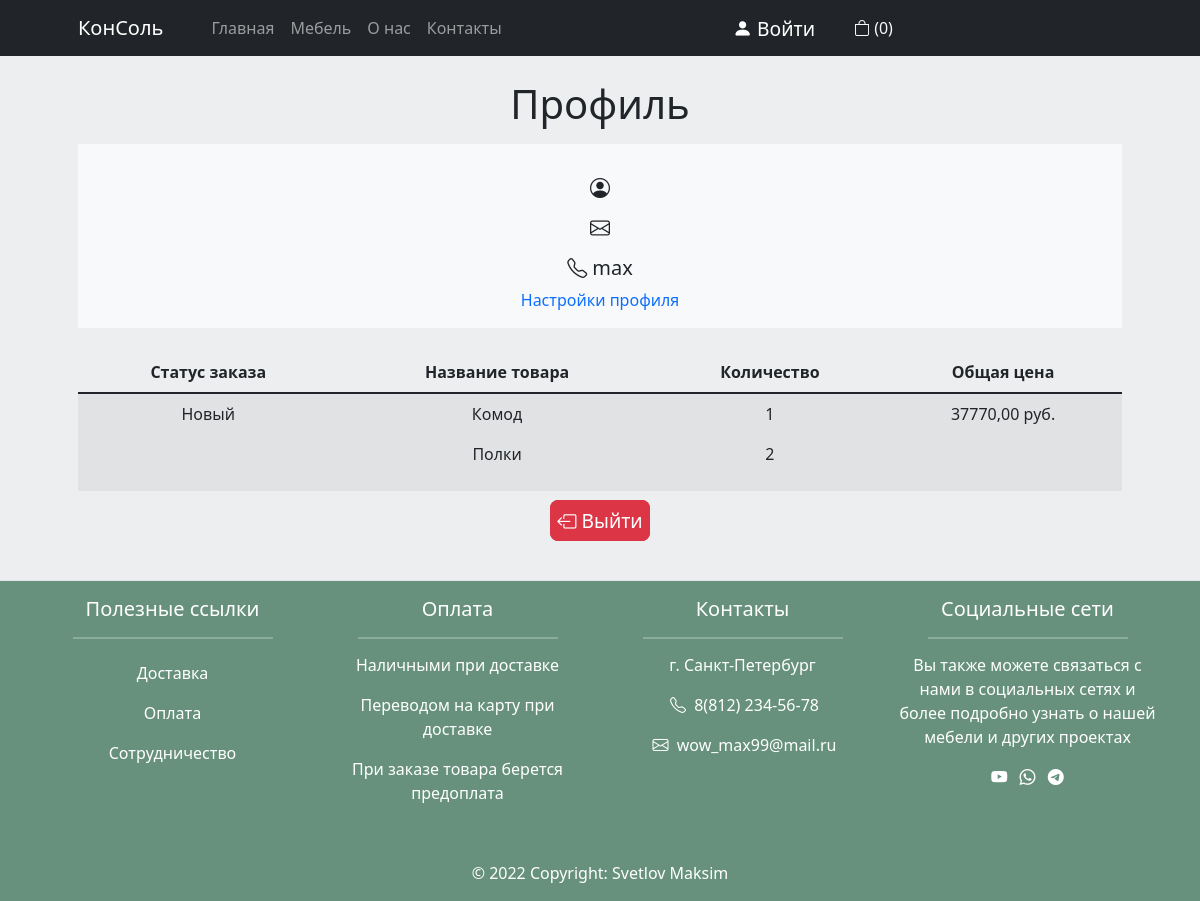
/account/1/, run on an earlier commit of the app's database.
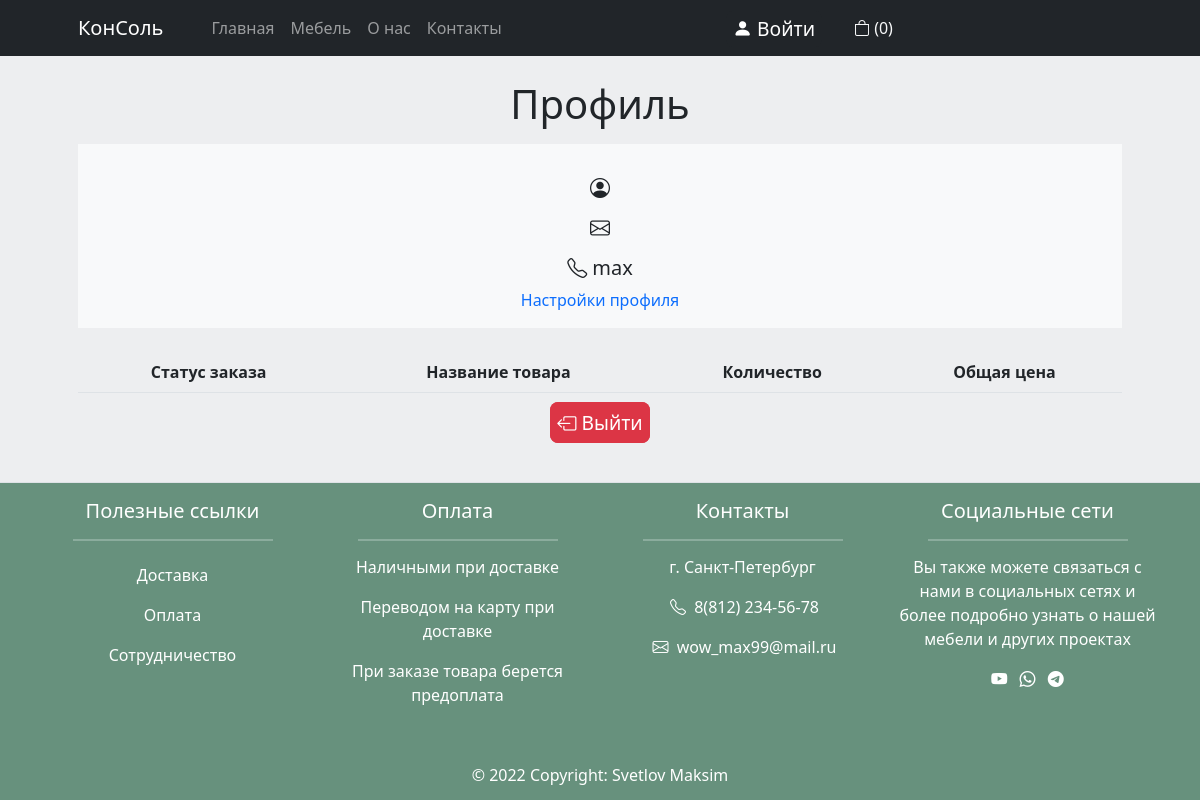
And on a later commit of the database.
### orders/models.py (models this page shows, shortened)
class Order(models.Model):
    user = models.ForeignKey(User, blank=True, null=True, default=None, verbose_name="Пользователь", on_delete=models.CASCADE)
    total_price = models.DecimalField(max_digits=10, decimal_places=2, default=0, verbose_name="Общая цена") #total price for all products in order
    customer_name = models.CharField(max_length=64, blank=True, null=True, default=None, verbose_name="Имя пользователя")
    customer_lastname = models.CharField(max_length=64, blank=True, null=True, default=None, verbose_name="Фамилия пользователя")
    customer_email = models.EmailField(blank=True, null=True, default=None, verbose_name="Почта")
    customer_phone = models.CharField(max_length=48, blank=True, null=True, default=None, verbose_name="Номер телефона")
    customer_address = models.CharField(max_length=128, blank=True, null=True, default=None, verbose_name="Адрес")
    comments = models.TextField(blank=True, null=True, default=None, verbose_name="Пожелание")
    status = models.ForeignKey(Status, verbose_name="Статус", on_delete=models.CASCADE)
    created = models.DateTimeField(auto_now_add=True, auto_now=False, verbose_name="Создан")
    updated = models.DateTimeField(auto_now_add=False, auto_now=True, verbose_name="Изменен")
    class Meta:
        verbose_name = 'Заказ'
        verbose_name_plural = 'Заказы'

class Status(models.Model):
    name = models.CharField(max_length=24, blank=True, null=True, default=None, verbose_name="Статус заказа")
    is_active = models.BooleanField(default=True, verbose_name="Активен")
    created = models.DateTimeField(auto_now_add=True, auto_now=False, verbose_name="Создан")
    updated = models.DateTimeField(auto_now_add=False, auto_now=True, verbose_name="Изменен")
    def __str__(self):
        return self.name
    class Meta:
        verbose_name = 'Статус заказа'
        verbose_name_plural = 'Статусы заказа'

class ProductInOrder(models.Model):
    order = models.ForeignKey(Order, blank=True, null=True, default=None, verbose_name="Заказ", on_delete=models.CASCADE)
    product = models.ForeignKey(Product, blank=True, null=True, default=None, verbose_name="Продукт", on_delete=models.CASCADE)
    count = models.IntegerField(default=1, verbose_name="Количество")
    price_per_item = models.DecimalField(max_digits=10, decimal_places=2, default=0, verbose_name="Цена за единицу")
    total_price = models.DecimalField(max_digits=10, decimal_places=2, default=0, verbose_name="Общая цена")
    is_active = models.BooleanField(default=True, verbose_name="Активен")
    created = models.DateTimeField(auto_now_add=True, auto_now=False, verbose_name="Создан")
    updated = models.DateTimeField(auto_now_add=False, auto_now=True, verbose_name="Изменен")
    class Meta:
        verbose_name = 'Товар в заказе'
        verbose_name_plural = 'Товары в заказе'

### furniture_app/models.py (models this page shows, shortened)
class Product(models.Model):
    category = models.ForeignKey(Category, verbose_name="Категория", on_delete=models.CASCADE)
    title = models.CharField(max_length=255, verbose_name="Название")
    description = models.TextField(verbose_name="Описание", null=True, default=None)
    characters = models.TextField(verbose_name="Характеристики", blank=True, null=True, default=None)
    short_description = models.TextField(verbose_name="Краткое описание", blank=True, null=True, default=None)
    image = models.ImageField(upload_to='products_images/main/', verbose_name="Изображение")
    price = models.DecimalField(max_digits=9, decimal_places=2, verbose_name="Цена")
    slug = models.SlugField(max_length=255, unique=True, db_index=True, verbose_name="URL")
    class Meta:
        verbose_name = "Мебель"
        verbose_name_plural = "Мебель"
        ordering = ['id']

### furniture_app/views.py (the view)
# urls.py: path('account/<int:pk>/', ShowProfilePageView.as_view(), name='user_profile'),
class ShowProfilePageView(DataMixin, DetailView):
    model = User
    template_name = 'furniture_app/user_profile.html'
    context_object_name = 'user'
    def get_context_data(self, *args, **kwargs):
        users = User.objects.all()
        context = super(ShowProfilePageView, self).get_context_data(*args, **kwargs)
        page_user = get_object_or_404(User, id=self.kwargs['pk'])
        user_order = Order.objects.all()
        c_def = self.get_user_context(title="Профиль")
        context['page_user'] = page_user
        context['users'] = users
        context['user_order'] = user_order
        context = dict(list(context.items()) + list(c_def.items()))
        return context

### furniture_app/utils.py (called while the page is built)
    def get_user_context(self, **kwargs):
        context = kwargs
        categories = Category.objects.all()
        products_images = ProductImage.objects.filter(is_active=True, is_main=True)
        context['menu'] = menu
        context['categories'] = categories
        context['products_images'] = products_images
        return context

### orders/context_processors.py (called while the page is built)
def getting_cart_info(request):
    session_key = request.session.session_key
    if not session_key:
        request.session["session_key"] = 123
        request.session.cycle_key()
    products_in_cart = ProductInCart.objects.filter(session_key=session_key, is_active=True, order__isnull=True)
    products_total_count = products_in_cart.count()
    return locals()

### templates/furniture_app/user_profile.html
{% extends 'furniture_app/base.html'%}
{% block content %}
    <div class="margin-page container px-4 text-center px-lg-5">
        <div class="col-sm-12 col-lg-offset-2">
            <h1 class="text-align-center">Профиль</h1>
            <div class="row gx-5 mt-3">
                <div class="col">
                 <div class="p-3 bg-light">
                     <p class="h5 mt-3"><i class="bi bi-person-circle"></i> {{user.first_name}} {{user.last_name}}</p>
                     <p class="h5 mt-3"><i class="bi bi-envelope"></i> {{ user.email }}</p>
                     <p class="h5 mt-3"><i class="bi bi-telephone"></i> {{ user.username }}</p>
                     <a href="{% url 'edit_profile' %}">Настройки профиля</a>
                 </div>
                </div>
            </div>
            <table class="mt-4 table table-striped text-center">
                <thead>
                    <tr>
                        <th>Статус заказа</th>
                        <th>Название товара</th>
                        <th>Количество</th>
                        <th>Общая цена</th>
                    </tr>
                </thead>
                <tbody>
                        {% for u in user.order_set.all %}
                        <tr>
                            <td>
                                {% if u.status %}
                                        <p>{{u.status}}</p>
                                {% endif %}
                            </td>
                            <td class="product-title">
                                {% for i in u.productinorder_set.all %}
                                    <p>{{ i.product.title }}</p>
                                {% endfor %}
                            </td>
                            <td>
                                {% for i in u.productinorder_set.all %}
                                <span class="product-price">
                                    <p>{{ i.count }}</p>
                                </span>
                                {% endfor %}
                            </td>
                            <td>
                                <span class="total-product-in-cart-amount">
                                    <p>{{ u.total_price }} руб.</p>
                                </span>
                            </td>
                        </tr>
                        {% endfor %}
                </tbody>
            </table>
        </div>
        <a href="{% url 'logout' %}" class="login-button btn-danger" role="button">
                <i class="bi bi-box-arrow-left"></i> Выйти
        </a>
    </div>
{% endblock %}

### templates/furniture_app/base.html (shortened to what this page needs)
{% load static %}
<!DOCTYPE html>
<html lang="ru">
    <head>
        <link rel="stylesheet" type="text/css" href="{% static 'css/style.css' %}">
        <link href="https://cdn.jsdelivr.net/npm/bootstrap-icons@1.5.0/font/bootstrap-icons.css" rel="stylesheet" />
        <link rel="stylesheet" href="https://cdn.jsdelivr.net/npm/bootstrap@5.1.3/dist/css/bootstrap.min.css">
    </head>
    <body>
        {% block mainmenu %}
        <nav class="navbar navbar-expand-lg navbar-dark fixed-top bg-dark">
            <div class="container px-4 px-lg-5">
                <a class="navbar-brand" href="{% url 'home' %}">КонСоль</a>
                <div class="collapse navbar-collapse" id="navbarSupportedContent">
                    <ul class="navbar-nav me-auto mb-2 mb-lg-0 ms-lg-4">
                        {% for m in menu %}
                                <li class="nav-item"><a class="nav-link" aria-current="page" href="{% url m.page_url %}">{{ m.title }}</a></li>
                        {% endfor %}
                    </ul>
                        {% if request.user.is_authenticated %}
                            <a href="{% url 'user_profile' user.id %}" class="login-button btn-dark" role="button">
                                    <i class="bi bi-person"></i> Профиль
                            </a>
                        {% else %}
                            <a href="{% url 'login' %}" class="login-button btn-dark" role="button">
                                    <i class="bi bi-person-fill"></i> Войти
                            </a>
                        {% endif %}
                    {% include 'furniture_app/basket.html' %}
                </div>
            </div>
        </nav>
        {% endblock mainmenu %}
        <div class="content">
            {% block content %}
            {% endblock %}
        </div>
    <footer class="page-footer pt-4 my-md-5 pt-md-3 border-top indigo">
        <div class="container">
            <div class="row text-center">
              <div class="col mb-4">
                <h5 class="font-weight-bold mb-2 text-white">Полезные ссылки</h5>
                  <hr class="bg-light accent-3 mb-2 mt-0 d-inline-block mx-auto" style="height:2px; width: 200px">
                <ul class="list-unstyled">
                  <li>
                    <a href="{% url 'about' %}" class="nav-link text-white" aria-current="page">Доставка</a>
                  </li>
                  <li>
                    <a href="{% url 'about' %}" class="nav-link text-white" aria-current="page">Оплата</a>
                  </li>
                  <li>
                    <a href="{% url 'about' %}" class="nav-link text-white" aria-current="page">Сотрудничество</a>
                  </li>
                </ul>
              </div>
              <div class="col mb-4">
                <h5 class="font-weight-bold mb-2 text-white">Оплата</h5>
                  <hr class="bg-light accent-3 mb-2 mt-0 d-inline-block mx-auto" style="height:2px; width: 200px">
                    <p class="text-white">Наличными при доставке</p>
                    <p class="text-white">Переводом на карту при доставке</p>
                    <p class="text-white">При заказе товара берется предоплата</p>
              </div>
              <div class="col mb-4">
                <h5 class="font-weight-bold mb-2 text-white">Контакты</h5>
                  <hr class="bg-light accent-3 mb-2 mt-0 d-inline-block mx-auto" style="height:2px; width: 200px">
                  <p class="text-white">г. Санкт-Петербург</p>
                <p class="footer-phone text-white">
                    <i class="px-1 bi bi-telephone"></i>
                    8(812) 234-56-78
                </p>
                <p class="text-white">
                    <i class="px-1 bi bi-envelope"></i>
                    wow_max99@mail.ru
                </p>
              </div>
              <div class="col mb-4">
                <h5 class="font-weight-bold mb-2 text-white">Социальные сети</h5>
                  <hr class="bg-light accent-3 mb-2 mt-0 d-inline-block mx-auto" style="height:2px; width: 200px">
                    <p class="text-white">Вы также можете связаться с нами в социальных сетях и более подробно узнать о нашей мебели и других проектах</p>
                    <a href="#!" class="text-white px-1"><i class="bi bi-youtube"></i></a>
                    <a href="#!" class="text-white px-1"><i class="bi bi-whatsapp"></i></a>
                    <a href="#!" class="text-white px-1"><i class="bi bi-telegram"></i></a>
              </div>
            </div>
        </div>
        <div class="footer-copyright text-center py-3 text-white">© 2022 Copyright: Svetlov Maksim</div>
  </footer>
    </body>
</html>

### templates/furniture_app/basket.html (shortened to what this page needs)
 <ul class="cart-product nav navbar-nav navbar-right">
        <li>
            <div class="cart-container">
                <a class= "new-order" href="{% url 'checkout'  %}">
                    <button class="cart-button btn-outline-light" type="submit">
                        <i class="bi bi-bag"></i>
                        <span id="cart_total_count">
                        {% if products_total_count %}
                            ({{ products_total_count }})
                        {% else %}
                            (0)
                        {% endif %}
                        </span>
                    </button>
                </a>
            </div>
        </li>
  </ul>

### static_dev/css/style.css (style rules this page uses)
html, body { height: 0%; max-height: 100%; font-family: 'Roboto', sans-serif; background-color: #edeef0; }
body a { text-decoration: none; }
.content { flex: 1 0 auto; }
footer { flex: 0 0 auto; }
.footer-phone { text-decoration: none; }
.page-footer { background-color: #67917d; margin-top: 50px; clear: both; flex: 0 0 auto; bottom: 0; }
.cart-container { position: relative; width: 300px; padding: 15px 10px; height: 40px; }
.new-order { text-decoration: none; margin-bottom: 10px; height: 30px; padding: 10px; color: #969696; font-size: 20px; font-weight: 500; }
ul { list-style-type: none; }
.cart-button { margin-top: -23px; display: inline-block; font-weight: 400; line-height: 1.5; color: #212529; text-align: center; text-decoration: none; vertical-align: middle; cursor: pointer; -webkit-user-select: none; -moz-user-select: none; user-select: none; background-color: transparent; border: 0px solid transparent; padding: .375rem .75rem; font-size: 1rem; border-radius: 0.5rem; transition: color .15s ease-in-out,background-color .15s ease-in-out,border-color .15s ease-in-out,box-shadow .15s ease-in-out; }
.login-button { margin-top: 1px; height: 38px; padding: 6px; font-size: 1.2rem; border-radius: 0.5rem; font-weight: 400; line-height: 1.2; color: #212529; text-align: center; text-decoration: none; vertical-align: middle; cursor: pointer; -webkit-user-select: none; -moz-user-select: none; user-select: none; background-color: transparent; border: 1px solid transparent; transition: color .15s ease-in-out,background-color .15s ease-in-out,border-color .15s ease-in-out,box-shadow .15s ease-in-out; }
.margin-page { margin-top: 5rem; }

What changed in the data, as far as the page shows it:
removed Order: status "Новый", total_price "37770,00"
removed ProductInOrder: product "Комод", count "1"
removed ProductInOrder: product "Полки", count "2"
